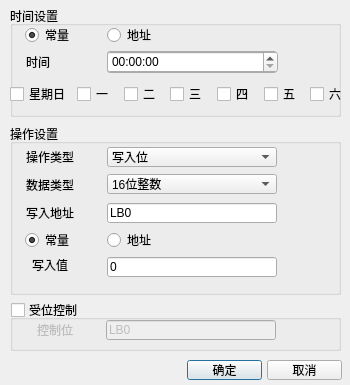
<?xml version="1.0" encoding="UTF-8"?>
<ui version="4.0">
 <class>AddCmdDLg</class>
 <widget class="QDialog" name="AddCmdDLg">
  <property name="geometry">
   <rect>
    <x>0</x>
    <y>0</y>
    <width>350</width>
    <height>385</height>
   </rect>
  </property>
  <property name="windowTitle">
   <string>任务属性</string>
  </property>
  <widget class="QGroupBox" name="group_time">
   <property name="geometry">
    <rect>
     <x>10</x>
     <y>6</y>
     <width>331</width>
     <height>111</height>
    </rect>
   </property>
   <property name="title">
    <string>时间设置</string>
   </property>
   <widget class="QRadioButton" name="radio">
    <property name="geometry">
     <rect>
      <x>15</x>
      <y>21</y>
      <width>71</width>
      <height>16</height>
     </rect>
    </property>
    <property name="text">
     <string>常量</string>
    </property>
    <property name="checked">
     <bool>true</bool>
    </property>
    <attribute name="buttonGroup">
     <string>buttonGroup_2</string>
    </attribute>
   </widget>
   <widget class="QRadioButton" name="radio_2">
    <property name="geometry">
     <rect>
      <x>97</x>
      <y>21</y>
      <width>181</width>
      <height>16</height>
     </rect>
    </property>
    <property name="text">
     <string>地址</string>
    </property>
    <attribute name="buttonGroup">
     <string>buttonGroup_2</string>
    </attribute>
   </widget>
   <widget class="QLineEdit" name="edit_AddrTime">
    <property name="geometry">
     <rect>
      <x>97</x>
      <y>45</y>
      <width>170</width>
      <height>22</height>
     </rect>
    </property>
    <property name="text">
     <string>LW0</string>
    </property>
   </widget>
   <widget class="QTimeEdit" name="timeEdit">
    <property name="geometry">
     <rect>
      <x>97</x>
      <y>45</y>
      <width>171</width>
      <height>22</height>
     </rect>
    </property>
   </widget>
   <widget class="QPushButton" name="btn_wordAddr_const">
    <property name="geometry">
     <rect>
      <x>278</x>
      <y>45</y>
      <width>21</width>
      <height>23</height>
     </rect>
    </property>
    <property name="text">
     <string/>
    </property>
    <property name="icon">
     <iconset resource="../../resourse.qrc">
      <normaloff>:/addressintput/images/address.bmp</normaloff>:/addressintput/images/address.bmp</iconset>
    </property>
    <property name="flat">
     <bool>true</bool>
    </property>
   </widget>
   <widget class="QWidget" name="layoutWidget">
    <property name="geometry">
     <rect>
      <x>0</x>
      <y>78</y>
      <width>341</width>
      <height>20</height>
     </rect>
    </property>
    <layout class="QHBoxLayout" name="horizontalLayout">
     <item>
      <widget class="QCheckBox" name="check_SUN">
       <property name="text">
        <string>星期日</string>
       </property>
       <attribute name="buttonGroup">
        <string>buttonGroup</string>
       </attribute>
      </widget>
     </item>
     <item>
      <widget class="QCheckBox" name="check_MON">
       <property name="text">
        <string>一</string>
       </property>
       <attribute name="buttonGroup">
        <string>buttonGroup</string>
       </attribute>
      </widget>
     </item>
     <item>
      <widget class="QCheckBox" name="check_TUE">
       <property name="text">
        <string>二</string>
       </property>
       <attribute name="buttonGroup">
        <string>buttonGroup</string>
       </attribute>
      </widget>
     </item>
     <item>
      <widget class="QCheckBox" name="check_WED">
       <property name="text">
        <string>三</string>
       </property>
       <attribute name="buttonGroup">
        <string>buttonGroup</string>
       </attribute>
      </widget>
     </item>
     <item>
      <widget class="QCheckBox" name="check_THU">
       <property name="text">
        <string>四</string>
       </property>
       <attribute name="buttonGroup">
        <string>buttonGroup</string>
       </attribute>
      </widget>
     </item>
     <item>
      <widget class="QCheckBox" name="check_FRI">
       <property name="text">
        <string>五</string>
       </property>
       <attribute name="buttonGroup">
        <string>buttonGroup</string>
       </attribute>
      </widget>
     </item>
     <item>
      <widget class="QCheckBox" name="check_SAT">
       <property name="text">
        <string>六</string>
       </property>
       <attribute name="buttonGroup">
        <string>buttonGroup</string>
       </attribute>
      </widget>
     </item>
    </layout>
   </widget>
   <widget class="QLabel" name="label_7">
    <property name="geometry">
     <rect>
      <x>16</x>
      <y>44</y>
      <width>71</width>
      <height>24</height>
     </rect>
    </property>
    <property name="text">
     <string>时间</string>
    </property>
   </widget>
  </widget>
  <widget class="QGroupBox" name="group_Action">
   <property name="geometry">
    <rect>
     <x>10</x>
     <y>124</y>
     <width>331</width>
     <height>171</height>
    </rect>
   </property>
   <property name="title">
    <string>操作设置</string>
   </property>
   <widget class="QLabel" name="label_2">
    <property name="geometry">
     <rect>
      <x>16</x>
      <y>25</y>
      <width>66</width>
      <height>16</height>
     </rect>
    </property>
    <property name="text">
     <string>操作类型</string>
    </property>
   </widget>
   <widget class="QComboBox" name="comboBox">
    <property name="geometry">
     <rect>
      <x>97</x>
      <y>23</y>
      <width>170</width>
      <height>20</height>
     </rect>
    </property>
    <property name="maximumSize">
     <size>
      <width>170</width>
      <height>16777215</height>
     </size>
    </property>
    <item>
     <property name="text">
      <string>写入位</string>
     </property>
    </item>
    <item>
     <property name="text">
      <string>位取反</string>
     </property>
    </item>
    <item>
     <property name="text">
      <string>写入字</string>
     </property>
    </item>
   </widget>
   <widget class="QLabel" name="label_3">
    <property name="geometry">
     <rect>
      <x>16</x>
      <y>53</y>
      <width>54</width>
      <height>16</height>
     </rect>
    </property>
    <property name="text">
     <string>数据类型</string>
    </property>
   </widget>
   <widget class="QComboBox" name="comboBox_dataType">
    <property name="geometry">
     <rect>
      <x>97</x>
      <y>50</y>
      <width>170</width>
      <height>20</height>
     </rect>
    </property>
    <property name="maximumSize">
     <size>
      <width>170</width>
      <height>16777215</height>
     </size>
    </property>
    <item>
     <property name="text">
      <string>16位整数</string>
     </property>
    </item>
    <item>
     <property name="text">
      <string>32位整数</string>
     </property>
    </item>
    <item>
     <property name="text">
      <string>16位正整数</string>
     </property>
    </item>
    <item>
     <property name="text">
      <string>32位正整数</string>
     </property>
    </item>
    <item>
     <property name="text">
      <string>32位浮点数</string>
     </property>
    </item>
   </widget>
   <widget class="QLabel" name="label_6">
    <property name="geometry">
     <rect>
      <x>16</x>
      <y>81</y>
      <width>51</width>
      <height>16</height>
     </rect>
    </property>
    <property name="text">
     <string>写入地址</string>
    </property>
   </widget>
   <widget class="QLineEdit" name="edit_ActionAddr">
    <property name="geometry">
     <rect>
      <x>97</x>
      <y>79</y>
      <width>170</width>
      <height>20</height>
     </rect>
    </property>
    <property name="maximumSize">
     <size>
      <width>170</width>
      <height>16777215</height>
     </size>
    </property>
    <property name="text">
     <string>LB0</string>
    </property>
   </widget>
   <widget class="QPushButton" name="btn_ActionAddr">
    <property name="geometry">
     <rect>
      <x>278</x>
      <y>77</y>
      <width>28</width>
      <height>24</height>
     </rect>
    </property>
    <property name="text">
     <string/>
    </property>
    <property name="icon">
     <iconset resource="../../resourse.qrc">
      <normaloff>:/addressintput/images/address.bmp</normaloff>:/addressintput/images/address.bmp</iconset>
    </property>
    <property name="flat">
     <bool>true</bool>
    </property>
   </widget>
   <widget class="QRadioButton" name="radio_4">
    <property name="geometry">
     <rect>
      <x>15</x>
      <y>108</y>
      <width>71</width>
      <height>16</height>
     </rect>
    </property>
    <property name="text">
     <string>常量</string>
    </property>
    <property name="checked">
     <bool>true</bool>
    </property>
   </widget>
   <widget class="QRadioButton" name="radio_3">
    <property name="geometry">
     <rect>
      <x>97</x>
      <y>108</y>
      <width>65</width>
      <height>16</height>
     </rect>
    </property>
    <property name="text">
     <string>地址</string>
    </property>
   </widget>
   <widget class="QLabel" name="label_4">
    <property name="geometry">
     <rect>
      <x>22</x>
      <y>133</y>
      <width>36</width>
      <height>16</height>
     </rect>
    </property>
    <property name="text">
     <string>写入值</string>
    </property>
   </widget>
   <widget class="QLineEdit" name="edit_Value">
    <property name="geometry">
     <rect>
      <x>97</x>
      <y>133</y>
      <width>170</width>
      <height>20</height>
     </rect>
    </property>
    <property name="maximumSize">
     <size>
      <width>170</width>
      <height>16777215</height>
     </size>
    </property>
    <property name="text">
     <string>0</string>
    </property>
   </widget>
   <widget class="QPushButton" name="btn_ValueAddr">
    <property name="geometry">
     <rect>
      <x>278</x>
      <y>131</y>
      <width>28</width>
      <height>24</height>
     </rect>
    </property>
    <property name="text">
     <string/>
    </property>
    <property name="icon">
     <iconset resource="../../resourse.qrc">
      <normaloff>:/addressintput/images/address.bmp</normaloff>:/addressintput/images/address.bmp</iconset>
    </property>
    <property name="flat">
     <bool>true</bool>
    </property>
   </widget>
  </widget>
  <widget class="QGroupBox" name="group_Ctl">
   <property name="geometry">
    <rect>
     <x>10</x>
     <y>300</y>
     <width>331</width>
     <height>51</height>
    </rect>
   </property>
   <property name="title">
    <string>受位控制</string>
   </property>
   <property name="checkable">
    <bool>true</bool>
   </property>
   <property name="checked">
    <bool>false</bool>
   </property>
   <widget class="QLineEdit" name="edit_CtlAddr">
    <property name="geometry">
     <rect>
      <x>96</x>
      <y>20</y>
      <width>170</width>
      <height>20</height>
     </rect>
    </property>
    <property name="maximumSize">
     <size>
      <width>170</width>
      <height>16777215</height>
     </size>
    </property>
    <property name="text">
     <string>LB0</string>
    </property>
   </widget>
   <widget class="QLabel" name="label_5">
    <property name="geometry">
     <rect>
      <x>27</x>
      <y>20</y>
      <width>61</width>
      <height>20</height>
     </rect>
    </property>
    <property name="text">
     <string>控制位</string>
    </property>
   </widget>
   <widget class="QPushButton" name="btn_CtlAddr">
    <property name="geometry">
     <rect>
      <x>280</x>
      <y>20</y>
      <width>21</width>
      <height>23</height>
     </rect>
    </property>
    <property name="text">
     <string/>
    </property>
    <property name="icon">
     <iconset resource="../../resourse.qrc">
      <normaloff>:/addressintput/images/address.bmp</normaloff>:/addressintput/images/address.bmp</iconset>
    </property>
    <property name="flat">
     <bool>true</bool>
    </property>
   </widget>
  </widget>
  <widget class="QPushButton" name="btn_ok">
   <property name="geometry">
    <rect>
     <x>187</x>
     <y>360</y>
     <width>75</width>
     <height>20</height>
    </rect>
   </property>
   <property name="text">
    <string>确定</string>
   </property>
   <property name="default">
    <bool>true</bool>
   </property>
  </widget>
  <widget class="QPushButton" name="btn_cancel">
   <property name="geometry">
    <rect>
     <x>267</x>
     <y>360</y>
     <width>75</width>
     <height>20</height>
    </rect>
   </property>
   <property name="text">
    <string>取消</string>
   </property>
  </widget>
 </widget>
 <resources>
  <include location="../../resourse.qrc"/>
 </resources>
 <connections/>
 <buttongroups>
  <buttongroup name="buttonGroup_2"/>
  <buttongroup name="buttonGroup">
   <property name="exclusive">
    <bool>false</bool>
   </property>
  </buttongroup>
 </buttongroups>
</ui>
